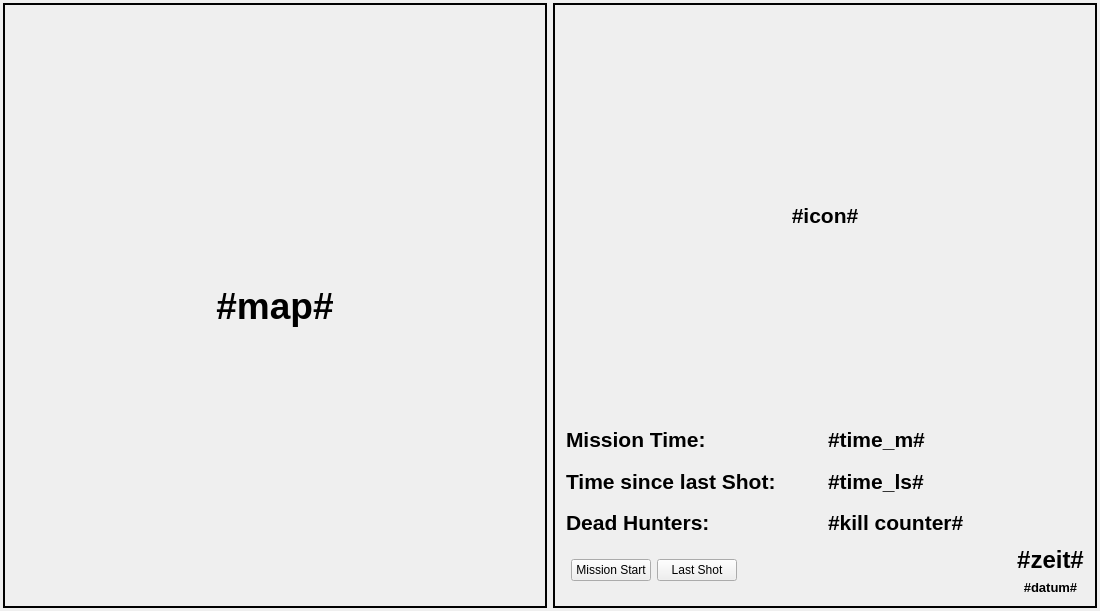
<?xml version="1.0" encoding="UTF-8"?>
<ui version="4.0">
 <class>MainWindow</class>
 <widget class="QMainWindow" name="MainWindow">
  <property name="geometry">
   <rect>
    <x>0</x>
    <y>0</y>
    <width>1100</width>
    <height>611</height>
   </rect>
  </property>
  <property name="maximumSize">
   <size>
    <width>1100</width>
    <height>16777215</height>
   </size>
  </property>
  <property name="windowTitle">
   <string>TacScreen</string>
  </property>
  <widget class="QWidget" name="centralWidget">
   <layout class="QHBoxLayout" name="horizontalLayout">
    <property name="spacing">
     <number>6</number>
    </property>
    <property name="margin">
     <number>3</number>
    </property>
    <item>
     <layout class="QGridLayout" name="leftscreen">
      <item row="0" column="0">
       <widget class="QLabel" name="lblMap">
        <property name="sizePolicy">
         <sizepolicy hsizetype="MinimumExpanding" vsizetype="MinimumExpanding">
          <horstretch>0</horstretch>
          <verstretch>0</verstretch>
         </sizepolicy>
        </property>
        <property name="minimumSize">
         <size>
          <width>520</width>
          <height>230</height>
         </size>
        </property>
        <property name="maximumSize">
         <size>
          <width>16777215</width>
          <height>16777215</height>
         </size>
        </property>
        <property name="font">
         <font>
          <pointsize>28</pointsize>
          <weight>75</weight>
          <bold>true</bold>
         </font>
        </property>
        <property name="frameShape">
         <enum>QFrame::Box</enum>
        </property>
        <property name="lineWidth">
         <number>2</number>
        </property>
        <property name="text">
         <string>#map#</string>
        </property>
        <property name="alignment">
         <set>Qt::AlignCenter</set>
        </property>
        <property name="margin">
         <number>0</number>
        </property>
       </widget>
      </item>
     </layout>
    </item>
    <item>
     <widget class="QFrame" name="rightscreen">
      <property name="sizePolicy">
       <sizepolicy hsizetype="MinimumExpanding" vsizetype="MinimumExpanding">
        <horstretch>0</horstretch>
        <verstretch>0</verstretch>
       </sizepolicy>
      </property>
      <property name="frameShape">
       <enum>QFrame::Box</enum>
      </property>
      <property name="frameShadow">
       <enum>QFrame::Plain</enum>
      </property>
      <property name="lineWidth">
       <number>2</number>
      </property>
      <layout class="QVBoxLayout" name="verticalLayout_3">
       <item>
        <layout class="QVBoxLayout" name="rightmain">
         <item>
          <widget class="QLabel" name="lbl_icon">
           <property name="sizePolicy">
            <sizepolicy hsizetype="MinimumExpanding" vsizetype="Fixed">
             <horstretch>0</horstretch>
             <verstretch>0</verstretch>
            </sizepolicy>
           </property>
           <property name="minimumSize">
            <size>
             <width>0</width>
             <height>400</height>
            </size>
           </property>
           <property name="font">
            <font>
             <pointsize>16</pointsize>
             <weight>75</weight>
             <bold>true</bold>
            </font>
           </property>
           <property name="frameShape">
            <enum>QFrame::Box</enum>
           </property>
           <property name="lineWidth">
            <number>0</number>
           </property>
           <property name="text">
            <string>&lt;html&gt;&lt;head/&gt;&lt;body&gt;&lt;p&gt;#icon#&lt;/p&gt;&lt;/body&gt;&lt;/html&gt;</string>
           </property>
           <property name="alignment">
            <set>Qt::AlignCenter</set>
           </property>
          </widget>
         </item>
         <item>
          <layout class="QHBoxLayout" name="box_missiontime">
           <item>
            <widget class="QLabel" name="lbl_missiontime_s">
             <property name="sizePolicy">
              <sizepolicy hsizetype="MinimumExpanding" vsizetype="MinimumExpanding">
               <horstretch>0</horstretch>
               <verstretch>0</verstretch>
              </sizepolicy>
             </property>
             <property name="font">
              <font>
               <pointsize>16</pointsize>
               <weight>75</weight>
               <bold>true</bold>
              </font>
             </property>
             <property name="text">
              <string>Mission Time:</string>
             </property>
            </widget>
           </item>
           <item>
            <widget class="QLabel" name="lbl_missiontime_i">
             <property name="sizePolicy">
              <sizepolicy hsizetype="MinimumExpanding" vsizetype="MinimumExpanding">
               <horstretch>0</horstretch>
               <verstretch>0</verstretch>
              </sizepolicy>
             </property>
             <property name="font">
              <font>
               <pointsize>16</pointsize>
               <weight>75</weight>
               <bold>true</bold>
              </font>
             </property>
             <property name="text">
              <string>#time_m#</string>
             </property>
            </widget>
           </item>
          </layout>
         </item>
         <item>
          <layout class="QHBoxLayout" name="box_lastshot">
           <item>
            <widget class="QLabel" name="lbl_lastshot_s">
             <property name="sizePolicy">
              <sizepolicy hsizetype="MinimumExpanding" vsizetype="MinimumExpanding">
               <horstretch>0</horstretch>
               <verstretch>0</verstretch>
              </sizepolicy>
             </property>
             <property name="font">
              <font>
               <pointsize>16</pointsize>
               <weight>75</weight>
               <bold>true</bold>
              </font>
             </property>
             <property name="text">
              <string>Time since last Shot:</string>
             </property>
            </widget>
           </item>
           <item>
            <widget class="QLabel" name="lbl_lastshot_i">
             <property name="sizePolicy">
              <sizepolicy hsizetype="MinimumExpanding" vsizetype="MinimumExpanding">
               <horstretch>0</horstretch>
               <verstretch>0</verstretch>
              </sizepolicy>
             </property>
             <property name="font">
              <font>
               <pointsize>16</pointsize>
               <weight>75</weight>
               <bold>true</bold>
              </font>
             </property>
             <property name="text">
              <string>#time_ls#</string>
             </property>
            </widget>
           </item>
          </layout>
         </item>
         <item>
          <layout class="QHBoxLayout" name="box_deadhunter" stretch="0,0">
           <property name="spacing">
            <number>6</number>
           </property>
           <property name="margin">
            <number>0</number>
           </property>
           <item>
            <widget class="QLabel" name="lbl_deadhunter_s">
             <property name="sizePolicy">
              <sizepolicy hsizetype="MinimumExpanding" vsizetype="MinimumExpanding">
               <horstretch>0</horstretch>
               <verstretch>0</verstretch>
              </sizepolicy>
             </property>
             <property name="font">
              <font>
               <pointsize>16</pointsize>
               <weight>75</weight>
               <bold>true</bold>
              </font>
             </property>
             <property name="text">
              <string>Dead Hunters:</string>
             </property>
            </widget>
           </item>
           <item>
            <widget class="QLabel" name="lbl_deadhunter_i">
             <property name="sizePolicy">
              <sizepolicy hsizetype="MinimumExpanding" vsizetype="MinimumExpanding">
               <horstretch>0</horstretch>
               <verstretch>0</verstretch>
              </sizepolicy>
             </property>
             <property name="font">
              <font>
               <pointsize>16</pointsize>
               <weight>75</weight>
               <bold>true</bold>
              </font>
             </property>
             <property name="frameShape">
              <enum>QFrame::Box</enum>
             </property>
             <property name="lineWidth">
              <number>0</number>
             </property>
             <property name="text">
              <string>&lt;html&gt;&lt;head/&gt;&lt;body&gt;&lt;p&gt;#kill counter#&lt;/p&gt;&lt;/body&gt;&lt;/html&gt;</string>
             </property>
             <property name="alignment">
              <set>Qt::AlignLeading|Qt::AlignLeft|Qt::AlignVCenter</set>
             </property>
            </widget>
           </item>
          </layout>
         </item>
         <item>
          <layout class="QHBoxLayout" name="box_bottom">
           <property name="leftMargin">
            <number>5</number>
           </property>
           <item>
            <widget class="QPushButton" name="btn_start">
             <property name="toolTip">
              <string>&lt;html&gt;&lt;head/&gt;&lt;body&gt;&lt;p&gt;123123&lt;/p&gt;&lt;/body&gt;&lt;/html&gt;</string>
             </property>
             <property name="whatsThis">
              <string>&lt;html&gt;&lt;head/&gt;&lt;body&gt;&lt;p&gt;2222222&lt;/p&gt;&lt;/body&gt;&lt;/html&gt;</string>
             </property>
             <property name="text">
              <string>Mission Start</string>
             </property>
            </widget>
           </item>
           <item>
            <widget class="QPushButton" name="btn_lastshot">
             <property name="text">
              <string>Last Shot</string>
             </property>
            </widget>
           </item>
           <item>
            <spacer name="horizontalSpacer">
             <property name="orientation">
              <enum>Qt::Horizontal</enum>
             </property>
             <property name="sizeHint" stdset="0">
              <size>
               <width>40</width>
               <height>20</height>
              </size>
             </property>
            </spacer>
           </item>
           <item>
            <layout class="QVBoxLayout" name="box_timeanddate">
             <item>
              <widget class="QLabel" name="lblTime">
               <property name="sizePolicy">
                <sizepolicy hsizetype="Preferred" vsizetype="Preferred">
                 <horstretch>0</horstretch>
                 <verstretch>0</verstretch>
                </sizepolicy>
               </property>
               <property name="minimumSize">
                <size>
                 <width>0</width>
                 <height>0</height>
                </size>
               </property>
               <property name="font">
                <font>
                 <pointsize>18</pointsize>
                 <weight>75</weight>
                 <bold>true</bold>
                </font>
               </property>
               <property name="frameShape">
                <enum>QFrame::Box</enum>
               </property>
               <property name="lineWidth">
                <number>0</number>
               </property>
               <property name="text">
                <string>#zeit#</string>
               </property>
               <property name="alignment">
                <set>Qt::AlignCenter</set>
               </property>
              </widget>
             </item>
             <item>
              <widget class="QLabel" name="lblDate">
               <property name="font">
                <font>
                 <pointsize>10</pointsize>
                 <weight>75</weight>
                 <bold>true</bold>
                </font>
               </property>
               <property name="text">
                <string>#datum#</string>
               </property>
               <property name="alignment">
                <set>Qt::AlignCenter</set>
               </property>
              </widget>
             </item>
            </layout>
           </item>
          </layout>
         </item>
        </layout>
       </item>
      </layout>
     </widget>
    </item>
   </layout>
  </widget>
  <widget class="QMenuBar" name="menuBar">
   <property name="geometry">
    <rect>
     <x>0</x>
     <y>0</y>
     <width>1100</width>
     <height>21</height>
    </rect>
   </property>
  </widget>
 </widget>
 <layoutdefault spacing="6" margin="11"/>
 <resources/>
 <connections/>
</ui>
